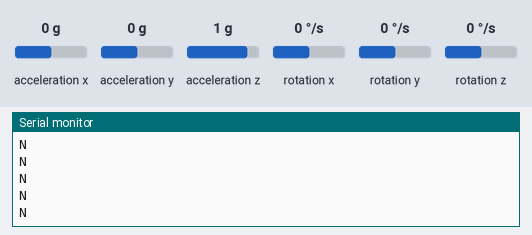
The sketch below on a simulated Arduino Uno, built with avr-gcc and run on an emulated ATmega328P. On the bench: the last lines printed to the serial monitor. Inputs (shaded band) come from the test bench; at power-on: acceleration x 0 g, acceleration y 0 g, acceleration z 1 g, rotation x 0 °/s, rotation y 0 °/s, rotation z 0 °/s.

Above: at 4.2 s.
4.3 s: acceleration x set to -1.4 g
At 4.34 s:
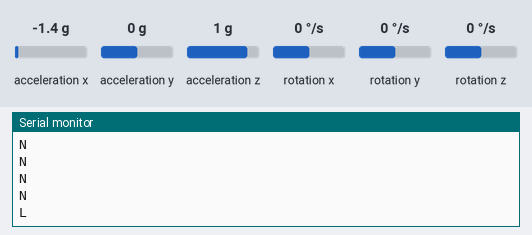
6.2 s: acceleration y set to -1.4 g
At 6.28 s:
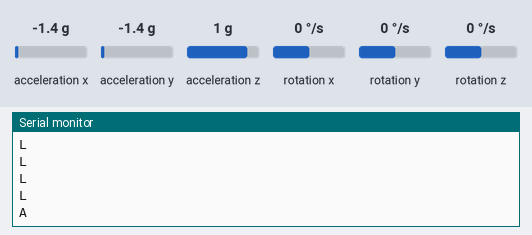
8.1 s: acceleration y set to 1.4 g
At 8.12 s:
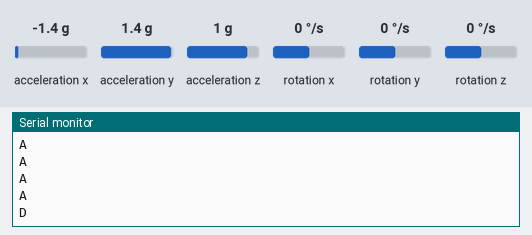

Measured:
- after the input at 4.3 s, the serial monitor: prints a new line at once (image 1)
- after the input at 6.2 s, the serial monitor: prints a new line after 0.08 s (image 2)
- after the input at 8.1 s, the serial monitor: prints a new line at once (image 3)

The sketch:

Enviar.ino
```cpp
#include <MPU6050_tockn.h>
#include <Wire.h>

MPU6050 mpu6050(Wire);

float x, y, nX, nY;

void setup() {
  Wire.begin();
  Serial.begin(9600);
  mpu6050.begin();
  mpu6050.calcGyroOffsets(true);
  x = mpu6050.getAngleX();
  y = mpu6050.getAngleY();
}

void loop() {
  mpu6050.update();
  nX = mpu6050.getAngleX();
  nY = mpu6050.getAngleY();
  if ((x + 25) < nX)
    Serial.println("D");
  else if ((x - 25) > nX)
    Serial.println("A");
  else if ((y + 25) < nY)
    Serial.println("L");
  else if ((y - 25) > nY)
    Serial.println("R");
  else
    Serial.println("N");
  delay(100);
}
```
